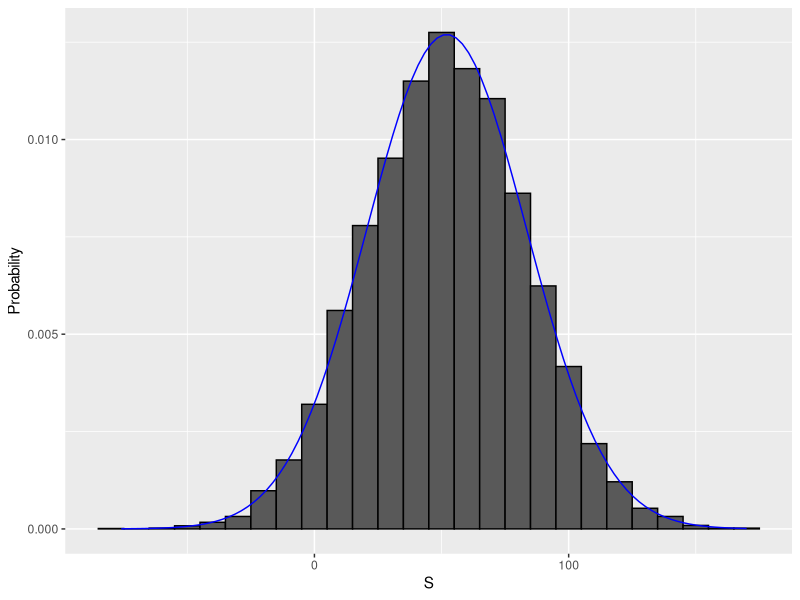

Generate this figure with R:
### Section 3 Random Variables, Sampling Models, and the Central Limit Theorem

##3.1 Random Variables and Sampling Models
#Random variables are numeric outcomes resulting from random processes.
#Statistical inference offers a framework for quantifying uncertainty due to randomness.

#Code: Modeling a random variable
# define random variable x to be 1 if blue, 0 otherwise
beads <- rep(c("red", "blue"), times = c(2, 3))
x <- ifelse(sample(beads, 1) == "blue", 1, 0)

# demonstrate that the random variable is different every time
ifelse(sample(beads, 1) == "blue", 1, 0)
ifelse(sample(beads, 1) == "blue", 1, 0)
ifelse(sample(beads, 1) == "blue", 1, 0)

##Sampling Models
#A sampling model models the random behavior of a process as the sampling of draws from an urn.
#The probability distribution of a random variable is the probability of the 
  #observed value falling in any given interval.
#We can define a CDF  F(a)=Pr(S???a)  to answer questions related to the probability of S being in any interval.
#The average of many draws of a random variable is called its expected value.
#The standard deviation of many draws of a random variable is called its standard error.

#Monte Carlo simulation: Chance of casino losing money on roulette
#We build a sampling model for the random variable  S  that represents the casino's total winnings. 

# sampling model 1: define urn, then sample
color <- rep(c("Black", "Red", "Green"), c(18, 18, 2)) # define the urn for the sampling model
n <- 1000
X <- sample(ifelse(color == "Red", -1, 1), n, replace = TRUE)
X[1:10]

# sampling model 2: define urn inside sample function by noting probabilities
x <- sample(c(-1, 1), n, replace = TRUE, prob = c(9/19, 10/19))    # 1000 independent draws
S <- sum(x)    # total winnings = sum of draws
S
#We use the sampling model to run a Monte Carlo simulation and use the results to 
  #estimate the probability of the casino losing money.

n <- 1000    # number of roulette players
B <- 10000    # number of Monte Carlo experiments
S <- replicate(B, {
    X <- sample(c(-1,1), n, replace = TRUE, prob = c(9/19, 10/19))    # simulate 1000 spins
    sum(X)    # determine total profit
})

mean(S < 0)    # probability of the casino losing money

#We can plot a histogram of the observed values of S as well as the normal 
  #density curve based on the mean and standard deviation of S.

library(tidyverse)
s <- seq(min(S), max(S), length = 100)    # sequence of 100 values across range of S
normal_density <- data.frame(s = s, f = dnorm(s, mean(S), sd(S))) # generate normal density for S
data.frame (S = S) %>%    # make data frame of S for histogram
    ggplot(aes(S, ..density..)) +
    geom_histogram(color = "black", binwidth = 10) +
    ylab("Probability") +
    geom_line(data = normal_density, mapping = aes(s, f), color = "blue")

#binomial distribution -> (S + n) / 2 can be used instead of the monte carlo simulation 
  #to know the probability distribution of S
    # The probability distribution of a random variable tells us the probability 
      #of the observed value falling at any given interval. 

##Distributions versus Probability Distributions
#A random variable  X  has a probability distribution function  F(a)  that 
  #defines  Pr(X???a)  over all values of  a .
#Any list of numbers has a distribution. The probability distribution function 
  #of a random variable is defined mathematically and does not depend on a list of numbers.
#The results of a Monte Carlo simulation with a large enough number of observations 
  #will approximate the probability distribution of  X .
#If a random variable is defined as draws from an urn:
  #The probability distribution function of the random variable is defined as 
    #the distribution of the list of values in the urn.
  #The expected value of the random variable is the average of values in the urn.((a*p) + b * (1-p))
  #The standard error of one draw of the random variable is the standard deviation of the values of the urn.

##Notation for Random Variables
#Capital letters denote random variables ( X ) and lowercase letters denote observed values ( x ).
#In the notation  Pr(X=x) , we are asking how frequently the random variable  X  
  #is equal to the value  x . For example, if  x=6 , this statement becomes  Pr(X=6) .

##Central Limit Theorem
#The Central Limit Theorem (CLT) says that the distribution of the sum of a 
  #random variable is approximated by a normal distribution.
#The expected value of a random variable,  E[X]=?? , is the average of the values 
  #in the urn. This represents the expectation of one draw. 
#The standard error of one draw of a random variable is the standard deviation of the values in the urn.
#The expected value of the sum of draws is the number of draws times the expected value of the random variable. 
#The standard error of the sum of independent draws of a random variable is the 
  #square root of the number of draws times the standard deviation of the urn. 

#Equations
#These equations apply to the case where there are only two outcomes,  
  #a  and  b  with proportions  p  and  1???p  respectively. 
  #The general principles above also apply to random variables with more than two outcomes.

#Expected value of a random variable: 
#  a * p + b * (1???p)
#Expected value of the sum of n draws of a random variable: 
#  n * (a*p+b*(1???p)) 
#Standard deviation of an urn with two values (a and b) and two proportions (p and 1-p): 
  #abs(b - a) * sqrt((p : probability of a) * (1-p : 1 - probability of b))
  #roulette example: a = 1, b = -1, p(of a) = 10/19, 1-p(of b) = 9/19
  #abs(1 - (-1)) * sqrt((10/19) * (9/19))
  2 * sqrt(90)/19
#Standard error of the sum of n draws of a random variable:
  n <- 1000 #1000 playing
  2 * sqrt(90)/19 / sqrt(n) #use standard deviation formula (above) to determine standard error

#Standard deviation of a list is the square root of the average of the squared differences
  library(dslabs)
  x <- heights$height
  m <- mean(x)
  s <- sqrt(mean((x-m)^2))
  #using the sd function on a list returns a slightly different result. 
  #To compute the actual standard deviation (sd), use: sqrt(mean((x-m)^2))
  #If the list size is large, the R sd function and the above formula are practically equivalent
  
#Using CLT to compute the probability of the casino losing money:
  mu <- n * (20-18) / 38
  se <- sqrt(n) * 2 * sqrt(90)/19 
  probability_of_losing_money <- pnorm(0, mu, se)
  
#Subtract the probability of losing money (above) from 1 to determine the probability of winning money
  1 - probability_of_losing_money  

###3.2 The Central Limit Theorem Continued
##Averages and Proportions
  #?? <- expected value  
    #?? is the Greek letter for m, the first letter of mean, which is another term used for expected value
  #?? <- standard error
    #?? is the Greek letter for s, the first letter of standard error.
  
#Random variable times a constant
  #The expected value of a random variable multiplied by a constant is that 
  #constant times its original expected value:
  #E[aX]=a?? 
#The standard error of a random variable multiplied by a constant is that 
  #constant times its original standard error:
  #SE[aX]=a?? 
#Average of multiple draws of a random variable
  #The expected value of the average of multiple draws from an urn is the expected value of the urn ( ?? ).
  #The standard deviation of the average of multiple draws from an urn is the 
  #standard deviation of the urn divided by the square root of the number of draws ( ??/sqrt(n) ).

#The sum of multiple draws of a random variable
  #The expected value of the sum of  n  draws of a random variable is  n  times 
  #its original expected value:
  #E[nX]=n?? 
  #The standard error of the sum of  n  draws of random variable is  sqrt(n)  times 
  #its original standard error:
  #SE[nX]=sqrt(n??) 
#The sum of multiple different random variables
  #The expected value of the sum of different random variables is the sum of the 
  #individual expected values for each random variable:
  #E[X1+X2+???+Xn]=??1+??2+???+??n 
  #The standard error of the sum of different random variables is the square root 
  #of the sum of squares of the individual standard errors:
  #SE[X1+X2+???+Xn]=sqrt(??21+??22+???+??2n) 
#Transformation of random variables
  #If  X  is a normally distributed random variable and  a  and  b  are non-random constants, 
  #then  aX+b  is also a normally distributed random variable.
  
###Assessment
pcorrect <-  1/4
e_points <- (1*pcorrect) + (0 * (1-(3/4)))  
n_q <- 44
n_q * e_points
se <- sqrt(44) * abs(-.25 - 1) * sqrt(pcorrect * (4/5))
avg <- 44 * (1/5)
1 - pnorm(8, avg, se)
set.seed(21)
mc <- replicate(10000, {
  R <- sample(c(1, .25), avg, replace = TRUE, prob = c(1/5, 1 - 4/5))
  sum(R)
})
mean(mc > 8)

p <- seq(0.25, 0.95, 0.05)

p <- 5/38
a <- 6
b <- -1
n <- 500
expected_value <- (a*p) + b * (1-p)
standard_deviation <- abs(b-a) * sqrt(p * (1-p))
standard_error <- standard_deviation / sqrt(n)
standard_deviation * sqrt(n)
standard_deviation / sqrt(n)
